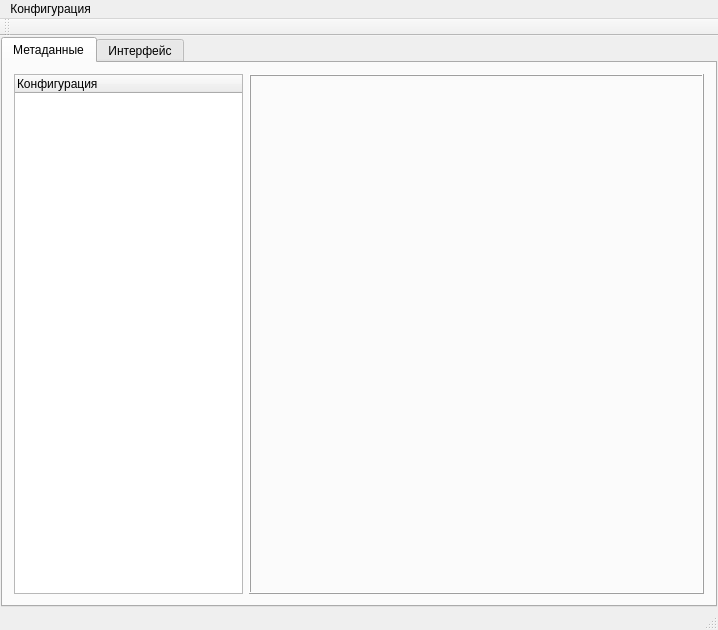
<?xml version="1.0" encoding="UTF-8"?>
<ui version="4.0">
 <class>mainForm</class>
 <widget class="QMainWindow" name="mainForm">
  <property name="geometry">
   <rect>
    <x>0</x>
    <y>0</y>
    <width>718</width>
    <height>630</height>
   </rect>
  </property>
  <property name="windowTitle">
   <string>mainForm</string>
  </property>
  <widget class="QWidget" name="centralWidget">
   <layout class="QGridLayout" name="gridLayout" rowstretch="0" columnstretch="0">
    <property name="margin">
     <number>1</number>
    </property>
    <property name="spacing">
     <number>1</number>
    </property>
    <item row="0" column="0">
     <widget class="QTabWidget" name="tabWidget">
      <property name="tabShape">
       <enum>QTabWidget::Rounded</enum>
      </property>
      <property name="currentIndex">
       <number>0</number>
      </property>
      <widget class="QWidget" name="tab">
       <property name="sizePolicy">
        <sizepolicy hsizetype="Expanding" vsizetype="Expanding">
         <horstretch>0</horstretch>
         <verstretch>0</verstretch>
        </sizepolicy>
       </property>
       <property name="maximumSize">
        <size>
         <width>16777215</width>
         <height>16777215</height>
        </size>
       </property>
       <attribute name="title">
        <string>Метаданные</string>
       </attribute>
       <layout class="QHBoxLayout" name="horizontalLayout" stretch="2,4">
        <item>
         <widget class="sTreeWidget" name="treeWidget">
          <property name="minimumSize">
           <size>
            <width>229</width>
            <height>0</height>
           </size>
          </property>
          <property name="maximumSize">
           <size>
            <width>229</width>
            <height>16777215</height>
           </size>
          </property>
          <column>
           <property name="text">
            <string>Конфигурация</string>
           </property>
          </column>
         </widget>
        </item>
        <item>
         <widget class="QFrame" name="frame">
          <property name="sizePolicy">
           <sizepolicy hsizetype="Expanding" vsizetype="Expanding">
            <horstretch>0</horstretch>
            <verstretch>0</verstretch>
           </sizepolicy>
          </property>
          <property name="minimumSize">
           <size>
            <width>0</width>
            <height>0</height>
           </size>
          </property>
          <property name="frameShape">
           <enum>QFrame::Box</enum>
          </property>
          <property name="frameShadow">
           <enum>QFrame::Raised</enum>
          </property>
         </widget>
        </item>
       </layout>
      </widget>
      <widget class="QWidget" name="tab_2">
       <attribute name="title">
        <string>Интерфейс</string>
       </attribute>
       <layout class="QHBoxLayout" name="horizontalLayout_2">
        <item>
         <widget class="sTreeWidget" name="interface_tree">
          <property name="minimumSize">
           <size>
            <width>229</width>
            <height>0</height>
           </size>
          </property>
          <property name="maximumSize">
           <size>
            <width>229</width>
            <height>16777215</height>
           </size>
          </property>
          <column>
           <property name="text">
            <string>Интерфейс</string>
           </property>
          </column>
         </widget>
        </item>
        <item>
         <widget class="QFrame" name="frame_iface">
          <property name="sizePolicy">
           <sizepolicy hsizetype="Expanding" vsizetype="Expanding">
            <horstretch>0</horstretch>
            <verstretch>0</verstretch>
           </sizepolicy>
          </property>
          <property name="minimumSize">
           <size>
            <width>0</width>
            <height>0</height>
           </size>
          </property>
          <property name="frameShape">
           <enum>QFrame::Box</enum>
          </property>
          <property name="frameShadow">
           <enum>QFrame::Raised</enum>
          </property>
         </widget>
        </item>
       </layout>
      </widget>
     </widget>
    </item>
   </layout>
  </widget>
  <widget class="QMenuBar" name="menuBar">
   <property name="geometry">
    <rect>
     <x>0</x>
     <y>0</y>
     <width>718</width>
     <height>18</height>
    </rect>
   </property>
   <widget class="QMenu" name="menu">
    <property name="title">
     <string>Конфигурация</string>
    </property>
    <addaction name="saveConf"/>
   </widget>
   <addaction name="menu"/>
  </widget>
  <widget class="QToolBar" name="mainToolBar">
   <attribute name="toolBarArea">
    <enum>TopToolBarArea</enum>
   </attribute>
   <attribute name="toolBarBreak">
    <bool>false</bool>
   </attribute>
  </widget>
  <widget class="QStatusBar" name="statusBar"/>
  <action name="saveConf">
   <property name="text">
    <string>Сохранить изменения</string>
   </property>
  </action>
 </widget>
 <layoutdefault spacing="6" margin="11"/>
 <customwidgets>
  <customwidget>
   <class>sTreeWidget</class>
   <extends>QTreeWidget</extends>
   <header location="global">streewidget.h</header>
  </customwidget>
 </customwidgets>
 <resources/>
 <connections/>
</ui>
